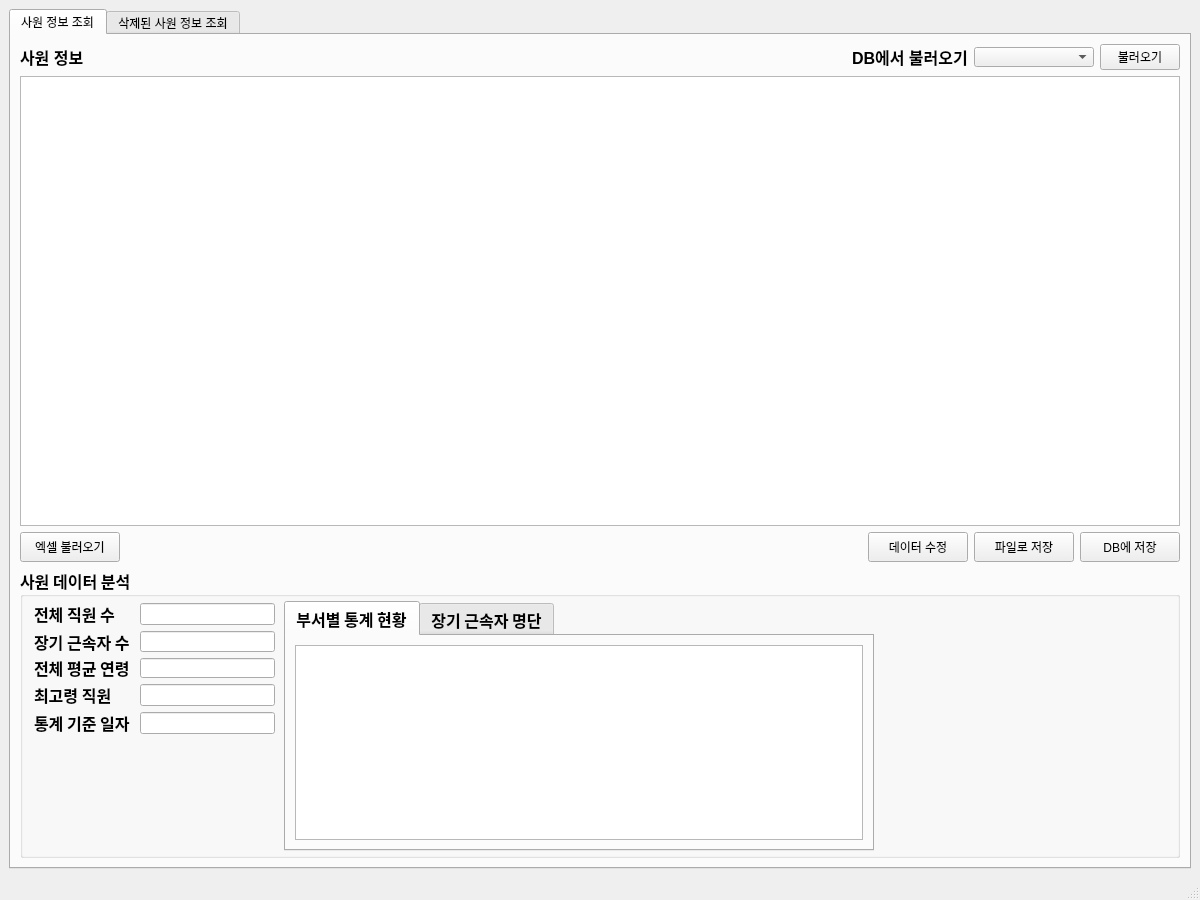
<?xml version="1.0" encoding="UTF-8"?>
<ui version="4.0">
 <class>MainWindow</class>
 <widget class="QMainWindow" name="MainWindow">
  <property name="geometry">
   <rect>
    <x>0</x>
    <y>0</y>
    <width>1200</width>
    <height>900</height>
   </rect>
  </property>
  <property name="minimumSize">
   <size>
    <width>1200</width>
    <height>900</height>
   </size>
  </property>
  <property name="maximumSize">
   <size>
    <width>1200</width>
    <height>900</height>
   </size>
  </property>
  <property name="windowTitle">
   <string>MainWindow</string>
  </property>
  <property name="styleSheet">
   <string notr="true">QPushButton {
	font: 12pt &quot;맑은 고딕&quot;;
}
QLabel {
	font: 9pt &quot;맑은 고딕&quot;;
	font-weight: bold;
}</string>
  </property>
  <widget class="QWidget" name="centralwidget">
   <layout class="QGridLayout" name="gridLayout_2">
    <item row="0" column="0">
     <widget class="QTabWidget" name="tabWidget">
      <property name="currentIndex">
       <number>0</number>
      </property>
      <widget class="QWidget" name="tab_5">
       <attribute name="title">
        <string>사원 정보 조회</string>
       </attribute>
       <layout class="QGridLayout" name="gridLayout_3">
        <item row="0" column="0">
         <layout class="QVBoxLayout" name="verticalLayout_3">
          <item>
           <layout class="QHBoxLayout" name="horizontalLayout">
            <item>
             <widget class="QLabel" name="lbl_info">
              <property name="text">
               <string>&lt;html&gt;&lt;head/&gt;&lt;body&gt;&lt;p&gt;&lt;span style=&quot; font-size:12pt; font-weight:600;&quot;&gt;사원 정보&lt;/span&gt;&lt;/p&gt;&lt;/body&gt;&lt;/html&gt;</string>
              </property>
             </widget>
            </item>
            <item>
             <spacer name="horizontalSpacer_2">
              <property name="orientation">
               <enum>Qt::Horizontal</enum>
              </property>
              <property name="sizeHint" stdset="0">
               <size>
                <width>88</width>
                <height>20</height>
               </size>
              </property>
             </spacer>
            </item>
            <item>
             <widget class="QLabel" name="label">
              <property name="text">
               <string>&lt;html&gt;&lt;head/&gt;&lt;body&gt;&lt;p&gt;&lt;span style=&quot; font-size:12pt;&quot;&gt;DB에서 불러오기&lt;/span&gt;&lt;/p&gt;&lt;/body&gt;&lt;/html&gt;</string>
              </property>
             </widget>
            </item>
            <item>
             <widget class="QComboBox" name="cmb_db_list">
              <property name="minimumSize">
               <size>
                <width>120</width>
                <height>20</height>
               </size>
              </property>
              <property name="maximumSize">
               <size>
                <width>120</width>
                <height>20</height>
               </size>
              </property>
             </widget>
            </item>
            <item>
             <widget class="QPushButton" name="btn_load_db">
              <property name="text">
               <string>불러오기</string>
              </property>
             </widget>
            </item>
           </layout>
          </item>
          <item>
           <widget class="QTableWidget" name="tbl_data">
            <property name="contextMenuPolicy">
             <enum>Qt::CustomContextMenu</enum>
            </property>
            <property name="editTriggers">
             <set>QAbstractItemView::NoEditTriggers</set>
            </property>
            <attribute name="verticalHeaderVisible">
             <bool>false</bool>
            </attribute>
           </widget>
          </item>
          <item>
           <layout class="QHBoxLayout" name="horizontalLayout_2">
            <item>
             <widget class="QPushButton" name="btn_load_excel">
              <property name="minimumSize">
               <size>
                <width>100</width>
                <height>30</height>
               </size>
              </property>
              <property name="text">
               <string>엑셀 불러오기</string>
              </property>
             </widget>
            </item>
            <item>
             <spacer name="horizontalSpacer">
              <property name="orientation">
               <enum>Qt::Horizontal</enum>
              </property>
              <property name="sizeHint" stdset="0">
               <size>
                <width>40</width>
                <height>20</height>
               </size>
              </property>
             </spacer>
            </item>
            <item>
             <widget class="QPushButton" name="btn_modify">
              <property name="minimumSize">
               <size>
                <width>100</width>
                <height>30</height>
               </size>
              </property>
              <property name="text">
               <string>데이터 수정</string>
              </property>
             </widget>
            </item>
            <item>
             <widget class="QPushButton" name="btn_save">
              <property name="minimumSize">
               <size>
                <width>100</width>
                <height>30</height>
               </size>
              </property>
              <property name="text">
               <string>파일로 저장</string>
              </property>
             </widget>
            </item>
            <item>
             <widget class="QPushButton" name="btn_save_db">
              <property name="minimumSize">
               <size>
                <width>100</width>
                <height>30</height>
               </size>
              </property>
              <property name="text">
               <string>DB에 저장</string>
              </property>
             </widget>
            </item>
           </layout>
          </item>
          <item>
           <widget class="QGroupBox" name="grb_stat">
            <property name="minimumSize">
             <size>
              <width>860</width>
              <height>290</height>
             </size>
            </property>
            <property name="font">
             <font>
              <family>맑은 고딕</family>
              <pointsize>12</pointsize>
              <weight>75</weight>
              <bold>true</bold>
             </font>
            </property>
            <property name="title">
             <string>사원 데이터 분석</string>
            </property>
            <widget class="QTabWidget" name="tbl_dept_stat_2">
             <property name="geometry">
              <rect>
               <x>264</x>
               <y>33</y>
               <width>590</width>
               <height>250</height>
              </rect>
             </property>
             <property name="minimumSize">
              <size>
               <width>590</width>
               <height>250</height>
              </size>
             </property>
             <property name="font">
              <font>
               <family>맑은 고딕</family>
              </font>
             </property>
             <property name="currentIndex">
              <number>0</number>
             </property>
             <widget class="QWidget" name="tab">
              <attribute name="title">
               <string>부서별 통계 현황</string>
              </attribute>
              <layout class="QVBoxLayout" name="verticalLayout_2">
               <item>
                <widget class="QTableWidget" name="tbl_dept_stat">
                 <property name="editTriggers">
                  <set>QAbstractItemView::NoEditTriggers</set>
                 </property>
                </widget>
               </item>
              </layout>
             </widget>
             <widget class="QWidget" name="tab_2">
              <attribute name="title">
               <string>장기 근속자 명단</string>
              </attribute>
              <layout class="QVBoxLayout" name="verticalLayout">
               <item>
                <widget class="QTableWidget" name="tbl_long_term">
                 <property name="editTriggers">
                  <set>QAbstractItemView::NoEditTriggers</set>
                 </property>
                </widget>
               </item>
              </layout>
             </widget>
            </widget>
            <widget class="QWidget" name="layoutWidget">
             <property name="geometry">
              <rect>
               <x>14</x>
               <y>35</y>
               <width>241</width>
               <height>131</height>
              </rect>
             </property>
             <layout class="QGridLayout" name="gridLayout">
              <item row="0" column="0">
               <widget class="QLabel" name="label_7">
                <property name="minimumSize">
                 <size>
                  <width>100</width>
                  <height>20</height>
                 </size>
                </property>
                <property name="text">
                 <string>전체 직원 수</string>
                </property>
               </widget>
              </item>
              <item row="0" column="1">
               <widget class="QLineEdit" name="ln_total_emp">
                <property name="minimumSize">
                 <size>
                  <width>100</width>
                  <height>20</height>
                 </size>
                </property>
                <property name="font">
                 <font>
                  <family>맑은 고딕</family>
                 </font>
                </property>
                <property name="alignment">
                 <set>Qt::AlignCenter</set>
                </property>
                <property name="readOnly">
                 <bool>true</bool>
                </property>
               </widget>
              </item>
              <item row="1" column="0">
               <widget class="QLabel" name="label_6">
                <property name="minimumSize">
                 <size>
                  <width>100</width>
                  <height>20</height>
                 </size>
                </property>
                <property name="text">
                 <string>장기 근속자 수</string>
                </property>
               </widget>
              </item>
              <item row="1" column="1">
               <widget class="QLineEdit" name="ln_total_longterm_emp">
                <property name="minimumSize">
                 <size>
                  <width>100</width>
                  <height>20</height>
                 </size>
                </property>
                <property name="font">
                 <font>
                  <family>맑은 고딕</family>
                 </font>
                </property>
                <property name="alignment">
                 <set>Qt::AlignCenter</set>
                </property>
                <property name="readOnly">
                 <bool>true</bool>
                </property>
               </widget>
              </item>
              <item row="2" column="0">
               <widget class="QLabel" name="label_8">
                <property name="minimumSize">
                 <size>
                  <width>100</width>
                  <height>20</height>
                 </size>
                </property>
                <property name="text">
                 <string>전체 평균 연령</string>
                </property>
               </widget>
              </item>
              <item row="2" column="1">
               <widget class="QLineEdit" name="ln_emp_age_avg">
                <property name="minimumSize">
                 <size>
                  <width>100</width>
                  <height>20</height>
                 </size>
                </property>
                <property name="font">
                 <font>
                  <family>맑은 고딕</family>
                 </font>
                </property>
                <property name="styleSheet">
                 <string notr="true">background:none</string>
                </property>
                <property name="alignment">
                 <set>Qt::AlignCenter</set>
                </property>
                <property name="readOnly">
                 <bool>true</bool>
                </property>
               </widget>
              </item>
              <item row="3" column="0">
               <widget class="QLabel" name="label_9">
                <property name="minimumSize">
                 <size>
                  <width>100</width>
                  <height>20</height>
                 </size>
                </property>
                <property name="text">
                 <string>최고령 직원</string>
                </property>
               </widget>
              </item>
              <item row="3" column="1">
               <widget class="QLineEdit" name="ln_oldest_emp">
                <property name="minimumSize">
                 <size>
                  <width>100</width>
                  <height>20</height>
                 </size>
                </property>
                <property name="font">
                 <font>
                  <family>맑은 고딕</family>
                 </font>
                </property>
                <property name="alignment">
                 <set>Qt::AlignCenter</set>
                </property>
                <property name="readOnly">
                 <bool>true</bool>
                </property>
               </widget>
              </item>
              <item row="4" column="0">
               <widget class="QLabel" name="label_10">
                <property name="minimumSize">
                 <size>
                  <width>100</width>
                  <height>20</height>
                 </size>
                </property>
                <property name="text">
                 <string>통계 기준 일자</string>
                </property>
               </widget>
              </item>
              <item row="4" column="1">
               <widget class="QLineEdit" name="ln_ref_date">
                <property name="minimumSize">
                 <size>
                  <width>100</width>
                  <height>20</height>
                 </size>
                </property>
                <property name="font">
                 <font>
                  <family>맑은 고딕</family>
                 </font>
                </property>
                <property name="alignment">
                 <set>Qt::AlignCenter</set>
                </property>
                <property name="readOnly">
                 <bool>true</bool>
                </property>
               </widget>
              </item>
             </layout>
            </widget>
           </widget>
          </item>
         </layout>
        </item>
       </layout>
      </widget>
      <widget class="QWidget" name="tab_6">
       <attribute name="title">
        <string>삭제된 사원 정보 조회</string>
       </attribute>
       <widget class="QLabel" name="lbl_info_2">
        <property name="geometry">
         <rect>
          <x>0</x>
          <y>0</y>
          <width>151</width>
          <height>29</height>
         </rect>
        </property>
        <property name="text">
         <string>&lt;html&gt;&lt;head/&gt;&lt;body&gt;&lt;p&gt;&lt;span style=&quot; font-size:12pt;&quot;&gt;삭제된 사원 정보&lt;/span&gt;&lt;/p&gt;&lt;/body&gt;&lt;/html&gt;</string>
        </property>
       </widget>
       <widget class="QTableWidget" name="tbl_deleted_data">
        <property name="geometry">
         <rect>
          <x>0</x>
          <y>30</y>
          <width>1156</width>
          <height>446</height>
         </rect>
        </property>
        <property name="editTriggers">
         <set>QAbstractItemView::NoEditTriggers</set>
        </property>
        <attribute name="verticalHeaderVisible">
         <bool>false</bool>
        </attribute>
       </widget>
      </widget>
     </widget>
    </item>
   </layout>
  </widget>
  <widget class="QStatusBar" name="statusbar"/>
 </widget>
 <resources/>
 <connections/>
</ui>
